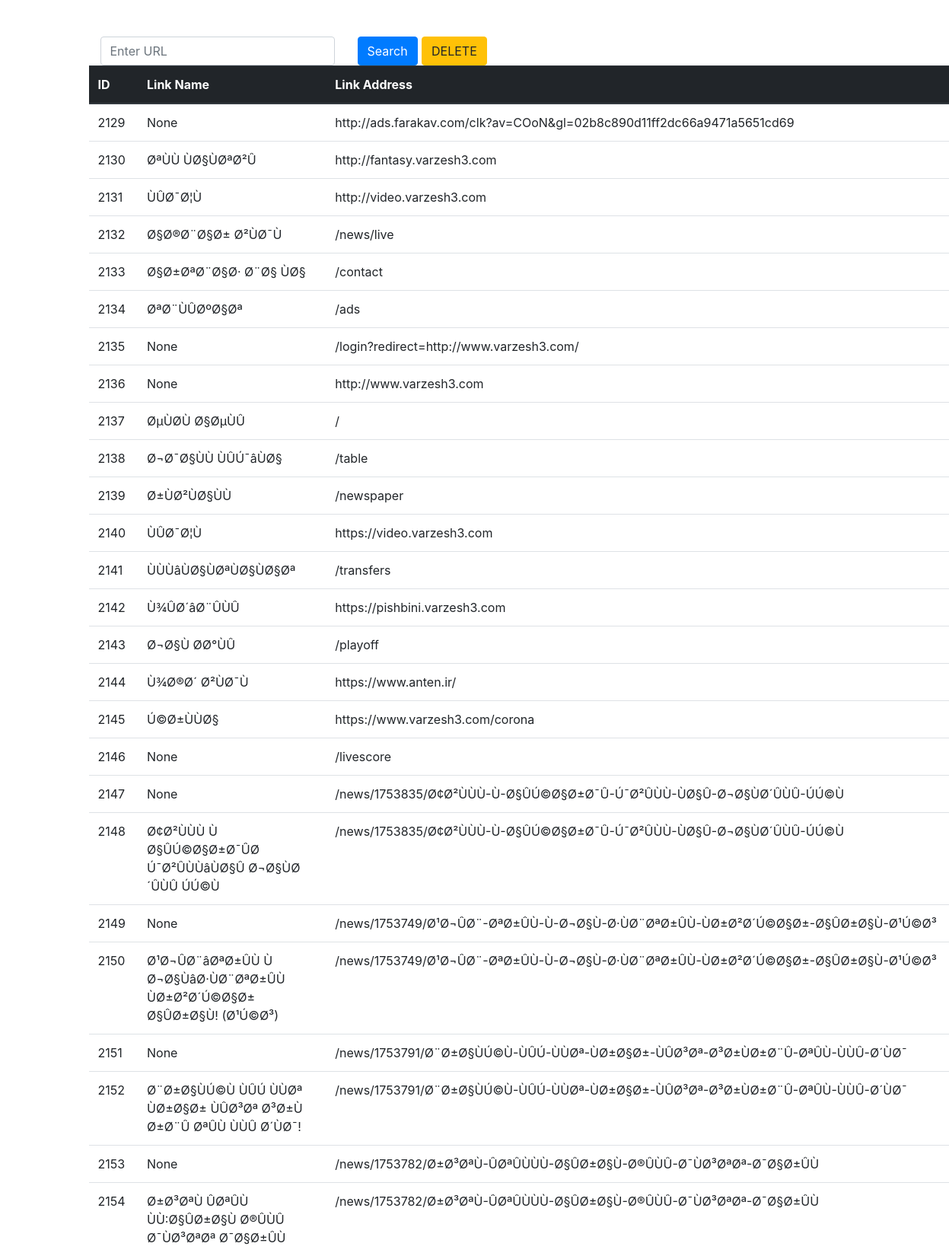
The page / (upper part) on the database its author committed.
### scrape/models.py (models this page shows, shortened)
class Link(models.Model):
    address = models.CharField(max_length=200, null=True, blank=True)
    name = models.CharField(max_length=200, null=True, blank=True)

### scrape/views.py (the view)
# urls.py: path('', views.crawler, name='crawler'),
def crawler(request):
    if request.method == 'POST':
        site = request.POST.get('site')
        page = requests.get(site)
        text = page.text
        soup = BeautifulSoup(text, 'html.parser')
        for link in soup.find_all('a'):
            link_address = link.get('href')
            link_name = link.string
            link = Link.objects.create(address=link_address, name=link_name)
            link.save()
        return HttpResponseRedirect('/')
    else:
        links = Link.objects.all()
        return render(request, 'scrape/link.html', {'links': links})

### scrape/templates/scrape/link.html (shortened to what this page needs)
<!doctype html>
<html lang="en">
<head>
	<link rel="stylesheet" href="https://maxcdn.bootstrapcdn.com/bootstrap/4.0.0/css/bootstrap.min.css">
</head>
<body>
				<div class="container">
					<div class="row m-5">
							<div class="col-md-4">
							<form method="POST" action="/">
								<input class="form-control" type="text" name="site" id="site" placeholder="Enter URL">
							</div>
								<div class="col-md-1">
								<button type="submit" class="btn btn-primary">Search</button>
								</div>
						<div class="col-md-4">
							<a href="/delete" class="btn btn-warning">DELETE</a>
						</div>
							<table class="table">
								<thead class="thead-dark">
								<tr>
									<th scope="col">ID</th>
									<th scope="col">Link Name</th>
									<th scope="col">Link Address</th>
								</tr>
								</thead>
								<tbody>
								{% for link in links %}
								<tr>
									<td>{{ link.id }}</td>
									<td>{{ link.name }}</td>
									<td>{{ link.address }}</td>
								</tr>
								{% endfor %}
								</tbody>
							</table>
					</div>
				</div>
</body>
</html>

### rows shown on the page
Link: id "2129", name "None", address "http://ads.farakav.com/clk?av=COoN&gl=02b8c890d11ff2dc66a9471a5651cd69"
Link: id "2130", name "ØªÙÙ ÙØ§ÙØªØ²Û", address "http://fantasy.varzesh3.com"
Link: id "2131", name "ÙÛØ¯Ø¦Ù", address "http://video.varzesh3.com"
Link: id "2132", name "Ø§Ø®Ø¨Ø§Ø± Ø²ÙØ¯Ù", address "/news/live"
Link: id "2133", name "Ø§Ø±ØªØ¨Ø§Ø· Ø¨Ø§ Ù Ø§", address "/contact"
Link: id "2134", name "ØªØ¨ÙÛØºØ§Øª", address "/ads"
Link: id "2135", name "None", address "/login?redirect=http://www.varzesh3.com/"
Link: id "2136", name "None", address "http://www.varzesh3.com"
Link: id "2137", name "ØµÙØ­Ù Ø§ØµÙÛ", address "/"
Link: id "2138", name "Ø¬Ø¯Ø§ÙÙ ÙÛÚ¯âÙØ§", address "/table"
Link: id "2139", name "Ø±ÙØ²ÙØ§Ù Ù", address "/newspaper"
Link: id "2140", name "ÙÛØ¯Ø¦Ù", address "https://video.varzesh3.com"
Link: id "2141", name "ÙÙÙâÙØ§ÙØªÙØ§ÙØ§Øª", address "/transfers"
Link: id "2142", name "Ù¾ÛØ´âØ¨ÛÙÛ", address "https://pishbini.varzesh3.com"
Link: id "2143", name "Ø¬Ø§Ù Ø­Ø°ÙÛ", address "/playoff"
Link: id "2144", name "Ù¾Ø®Ø´ Ø²ÙØ¯Ù", address "https://www.anten.ir/"
Link: id "2145", name "Ú©Ø±ÙÙØ§", address "https://www.varzesh3.com/corona"
Link: id "2146", name "None", address "/livescore"
Link: id "2147", name "None", address "/news/1753835/Ø¢Ø²Ù ÙÙ-Ù-Ø§ÛÚ©Ø§Ø±Ø¯Û-Ú¯Ø²ÛÙÙ-ÙØ§Û-Ø¬Ø§ÙØ´ÛÙÛ-ÚÚ©Ù"
Link: id "2148", name "Ø¢Ø²Ù ÙÙ Ù Ø§ÛÚ©Ø§Ø±Ø¯ÛØ Ú¯Ø²ÛÙÙâÙØ§Û Ø¬Ø§ÙØ´ÛÙÛ ÚÚ©Ù", address "/news/1753835/Ø¢Ø²Ù ÙÙ-Ù-Ø§ÛÚ©Ø§Ø±Ø¯Û-Ú¯Ø²ÛÙÙ-ÙØ§Û-Ø¬Ø§ÙØ´ÛÙÛ-ÚÚ©Ù"
Link: id "2149", name "None", address "/news/1753749/Ø¹Ø¬ÛØ¨-ØªØ±ÛÙ-Ù-Ø¬Ø§Ù-Ø·ÙØ¨ØªØ±ÛÙ-ÙØ±Ø²Ø´Ú©Ø§Ø±-Ø§ÛØ±Ø§Ù-Ø¹Ú©Ø³"
Link: id "2150", name "Ø¹Ø¬ÛØ¨âØªØ±ÛÙ Ù Ø¬Ø§ÙâØ·ÙØ¨ØªØ±ÛÙ ÙØ±Ø²Ø´Ú©Ø§Ø± Ø§ÛØ±Ø§Ù! (Ø¹Ú©Ø³)", address "/news/1753749/Ø¹Ø¬ÛØ¨-ØªØ±ÛÙ-Ù-Ø¬Ø§Ù-Ø·ÙØ¨ØªØ±ÛÙ-ÙØ±Ø²Ø´Ú©Ø§Ø±-Ø§ÛØ±Ø§Ù-Ø¹Ú©Ø³"
Link: id "2151", name "None", address "/news/1753791/Ø¨Ø±Ø§ÙÚ©Ù-ÙÛÚ-ÙÙØª-ÙØ±Ø§Ø±-ÙÛØ³Øª-Ø³Ø±Ù Ø±Ø¨Û-ØªÛÙ -Ù ÙÛ-Ø´ÙØ¯"
Link: id "2152", name "Ø¨Ø±Ø§ÙÚ©Ù ÙÛÚ ÙÙØª ÙØ±Ø§Ø± ÙÛØ³Øª Ø³Ø±Ù Ø±Ø¨Û ØªÛÙ Ù ÙÛ Ø´ÙØ¯!", address "/news/1753791/Ø¨Ø±Ø§ÙÚ©Ù-ÙÛÚ-ÙÙØª-ÙØ±Ø§Ø±-ÙÛØ³Øª-Ø³Ø±Ù Ø±Ø¨Û-ØªÛÙ -Ù ÙÛ-Ø´ÙØ¯"
Link: id "2153", name "None", address "/news/1753782/Ø±Ø³ØªÙ -ÛØªÛÙ ÙÙ-Ø§ÛØ±Ø§Ù-Ø®ÛÙÛ-Ø¯ÙØ³ØªØª-Ø¯Ø§Ø±ÛÙ"
Link: id "2154", name "Ø±Ø³ØªÙ ÛØªÛÙ ÙÙ:Ø§ÛØ±Ø§Ù Ø®ÛÙÛ Ø¯ÙØ³ØªØª Ø¯Ø§Ø±ÛÙ", address "/news/1753782/Ø±Ø³ØªÙ -ÛØªÛÙ ÙÙ-Ø§ÛØ±Ø§Ù-Ø®ÛÙÛ-Ø¯ÙØ³ØªØª-Ø¯Ø§Ø±ÛÙ"
